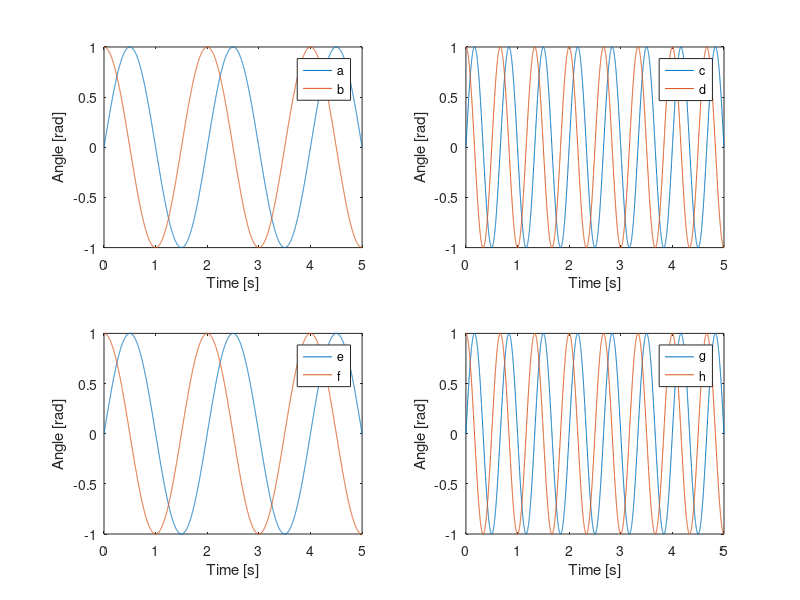

Source code (MATLAB): (Note: this script raises an error after producing the figure.)
% Beispiele für die Formatierung eines Plots

% Alexander Tödtheide, toedtheide@irt.uni-hannover.de, 2015-06
% Moritz Schappler, moritz.schappler@imes.uni-hannover.de, 2018-03
% (C) Institut für mechatronische Systeme, Universität Hannover

clc; close all; clear
%% Beispieldaten
t = (0:1e-3:5)';

f1 = 0.5;
f2 = 1.5;
y1 = sin(t*2*pi*f1);
y2 = cos(t*2*pi*f1);
y3 = sin(t*2*pi*f2);
y4 = cos(t*2*pi*f2);


fig_handle = figure(1);clf;
axhdl=NaN(2,2);
axhdl(1,1)=subplot(2,2,1);
plot(t,y1); hold on; plot(t,y2); legend('a','b');
xlabel('Time [s]'); ylabel('Angle [rad]');
xlim([0 5]);
axhdl(1,2)=subplot(2,2,2);
plot(t,y3); hold on; plot(t,y4); legend('c','d'); 
xlabel('Time [s]'); ylabel('Angle [rad]');
xlim([0 5]);
axhdl(2,1)=subplot(2,2,3);
plot(t,y1); hold on; plot(t,y2); legend('e','f');
xlabel('Time [s]'); ylabel('Angle [rad]');
xlim([0 5]);
axhdl(2,2)=subplot(2,2,4);
plot(t,y3); hold on; plot(t,y4); legend('g','h'); 
xlabel('Time [s]'); ylabel('Angle [rad]');
xlim([0 5]);


%% Beispiel-Plot 1

shape = [2,2];  
n_cols = shape(2);
nc_rows = shape(1);

bl = 0.13;          % left border,  [0-1]
br = 0.055;         % right border, [0-1]
hu = 0.05;          % upper border, [0-1]
hd = 0.14;          % lower border, [0-1]
bdx = 0.05;         % gap between plots in x, [0-1]
bdy = 0.05;         % gap between plots in y, [0-1]
fig_width = 8.6;    % figure width in cm
fig_height = 7;     % figure height in cm

remove_inner_labels(axhdl,1);
remove_inner_labels(axhdl,2);
set_size_plot_subplot(fig_handle,fig_width,fig_height,axhdl,bl,br,hu,hd,bdx,bdy);
figure_format_publication(axhdl)

figure_save_path = fullfile(fileparts(which('matlab_tools_path_init.m')), 'examples_tests', 'plot_examples');
mkdirs(figure_save_path);
export_fig(fullfile(figure_save_path, 'example_out_1.pdf'));

%% Beispiel-Plot 2
% Verschiedene Formate für die einzelnen Subplots
format{1} = {'r',  '', '-', 0; ...
             'k', 'd', '-', 8};
format{2} = {'k', 'o', '-', 7; ...
             'c', 's', '-', 12};
format{3} = {'b', 'v', '-', 7; ...
             'k', 's', '--', 12};
format{4} = {'g', 'v', '-', 7; ...
             'k', '^', '--', 9};
Names = {{'a','b'},{'c','d'},{'e','f'},{'g','h'},};
for i = 1:length(axhdl(:))
  axes(axhdl(i)); %#ok<LAXES>
  linhdl = get(axhdl(i), 'Children');
  leghdl = line_format_publication(linhdl, format{i}, Names{i});
  legend(leghdl, Names{i});
end
export_fig(fig_handle, fullfile(figure_save_path, 'example_out_2_expfig.pdf'));
exportgraphics(fig_handle, fullfile(figure_save_path, 'example_out_2_expgraph.pdf'),...
  'ContentType','vector');
exportgraphics(fig_handle, fullfile(figure_save_path, 'example_out_2_r300.png'));